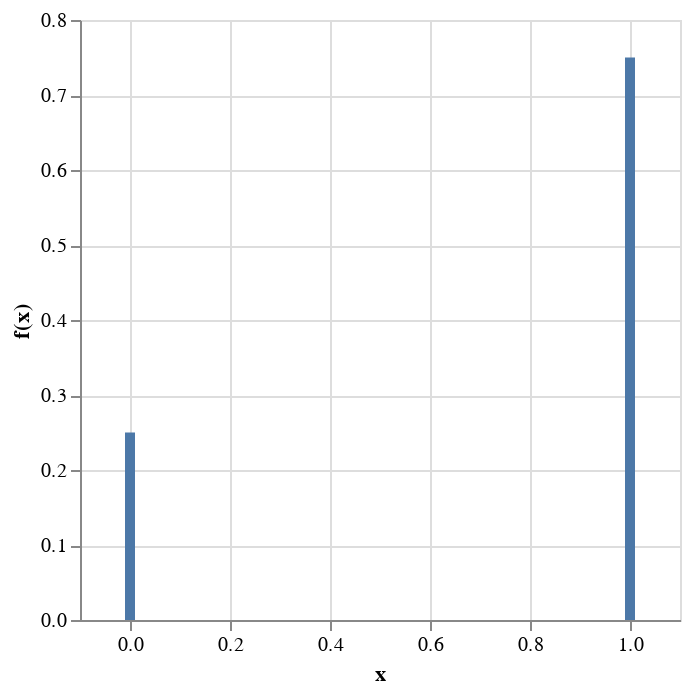

The notebook cell saved with this chart:
### Code cell
# Create a bar chart of a discrete probability mass function
alt.Chart(df).mark_bar().encode(
    x='x',
    y='f(x)'
)

### Figure 1 — Vega-Lite specification as saved in the notebook (floating-point values rounded to 4 significant figures)
{"config": {"view": {"continuousWidth": 300, "continuousHeight": 300}}, "data": {"name": "data-666b620a923a59baca7fb3117a173362"}, "mark": {"type": "bar"}, "encoding": {"x": {"field": "x", "type": "quantitative"}, "y": {"field": "f(x)", "type": "quantitative"}}, "$schema": "https://vega.github.io/schema/vega-lite/v5.8.0.json", "datasets": {"data-666b620a923a59baca7fb3117a173362": [{"x": 0, "f(x)": 0.25}, {"x": 1, "f(x)": 0.75}]}}
